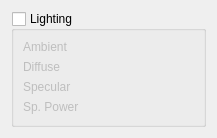
<?xml version="1.0" encoding="UTF-8"?>
<ui version="4.0">
 <class>LightingParametersForm</class>
 <widget class="QWidget" name="LightingParametersForm">
  <property name="geometry">
   <rect>
    <x>0</x>
    <y>0</y>
    <width>217</width>
    <height>138</height>
   </rect>
  </property>
  <property name="windowTitle">
   <string>Form</string>
  </property>
  <layout class="QVBoxLayout" name="verticalLayout">
   <item>
    <widget class="QGroupBox" name="gbLighting">
     <property name="title">
      <string>Lighting</string>
     </property>
     <property name="checkable">
      <bool>true</bool>
     </property>
     <property name="checked">
      <bool>false</bool>
     </property>
     <layout class="QFormLayout" name="formLayout">
      <item row="0" column="0">
       <widget class="QLabel" name="laAmbient">
        <property name="text">
         <string>Ambient</string>
        </property>
       </widget>
      </item>
      <item row="1" column="0">
       <widget class="QLabel" name="laDiffuse">
        <property name="text">
         <string>Diffuse</string>
        </property>
       </widget>
      </item>
      <item row="2" column="0">
       <widget class="QLabel" name="laSpecular">
        <property name="text">
         <string>Specular</string>
        </property>
       </widget>
      </item>
      <item row="3" column="0">
       <widget class="QLabel" name="laSpecularPower">
        <property name="text">
         <string>Sp. Power</string>
        </property>
       </widget>
      </item>
      <item row="0" column="1">
       <widget class="tomviz::DoubleSliderWidget" name="sliAmbient" native="true"/>
      </item>
      <item row="1" column="1">
       <widget class="tomviz::DoubleSliderWidget" name="sliDiffuse" native="true"/>
      </item>
      <item row="2" column="1">
       <widget class="tomviz::DoubleSliderWidget" name="sliSpecular" native="true"/>
      </item>
      <item row="3" column="1">
       <widget class="tomviz::DoubleSliderWidget" name="sliSpecularPower" native="true"/>
      </item>
     </layout>
    </widget>
   </item>
  </layout>
 </widget>
 <customwidgets>
  <customwidget>
   <class>tomviz::DoubleSliderWidget</class>
   <extends>QWidget</extends>
   <header>DoubleSliderWidget.h</header>
   <container>1</container>
  </customwidget>
 </customwidgets>
 <resources/>
 <connections/>
</ui>
